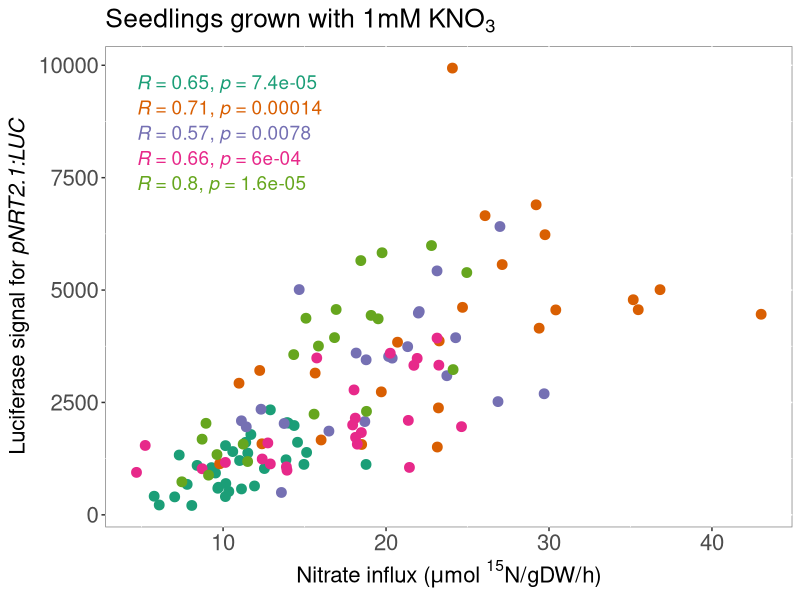
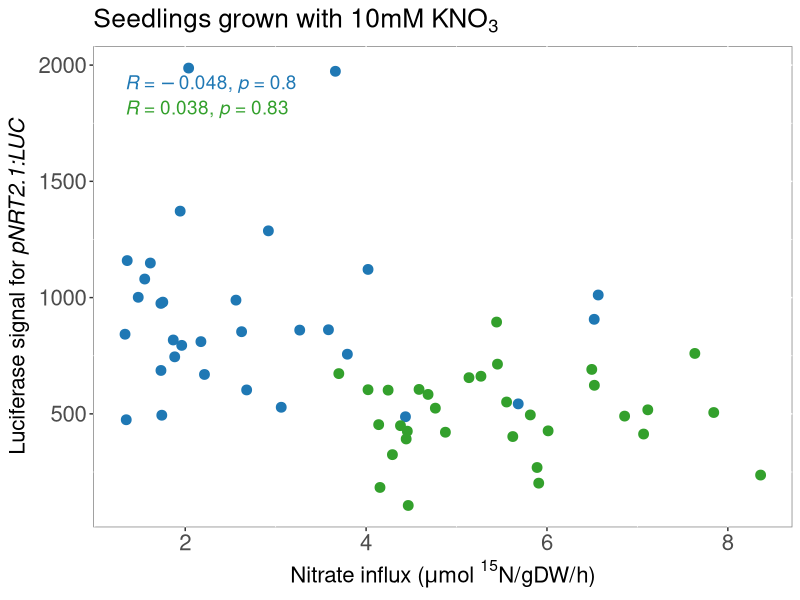
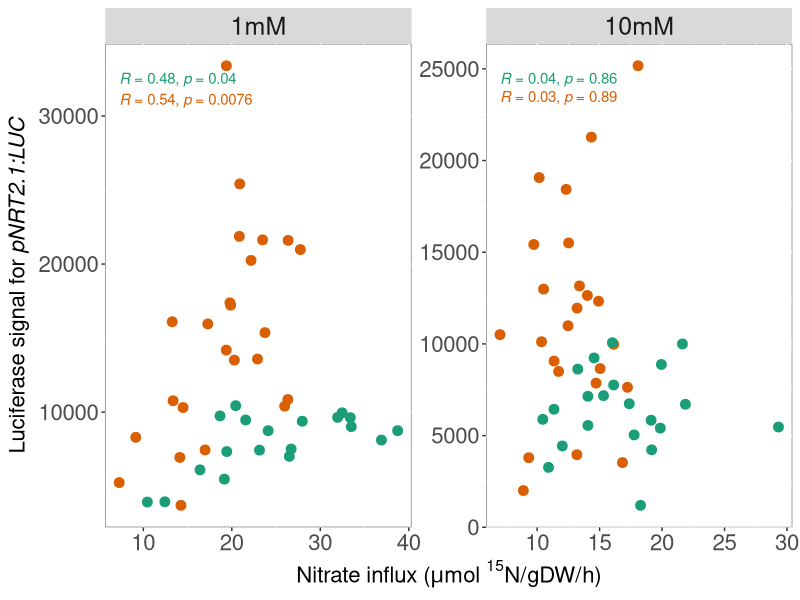
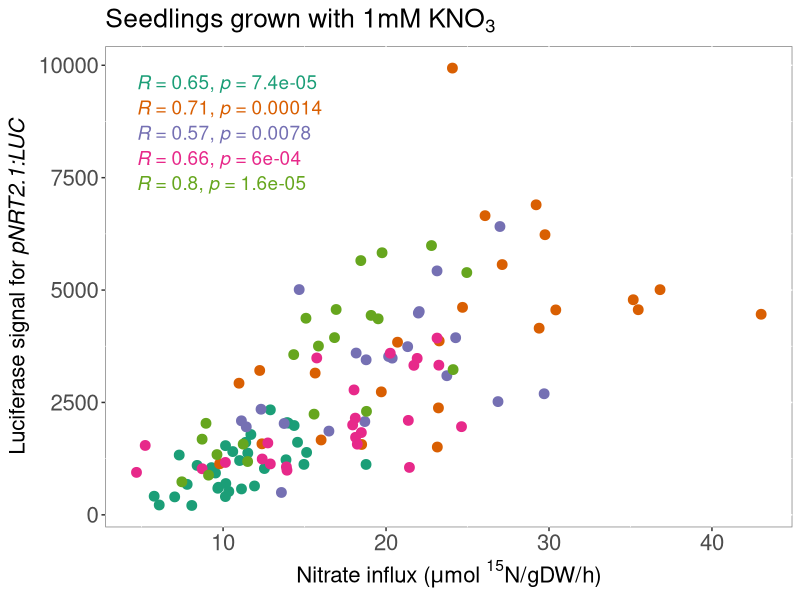
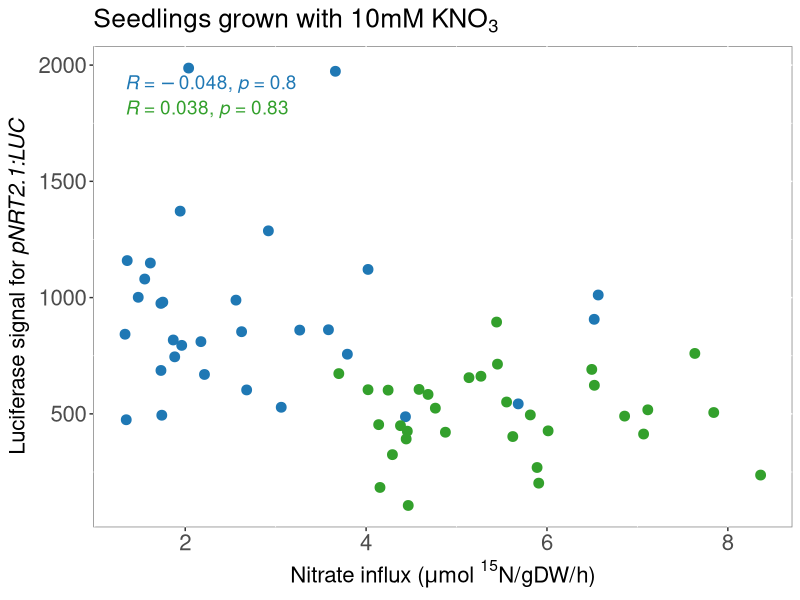
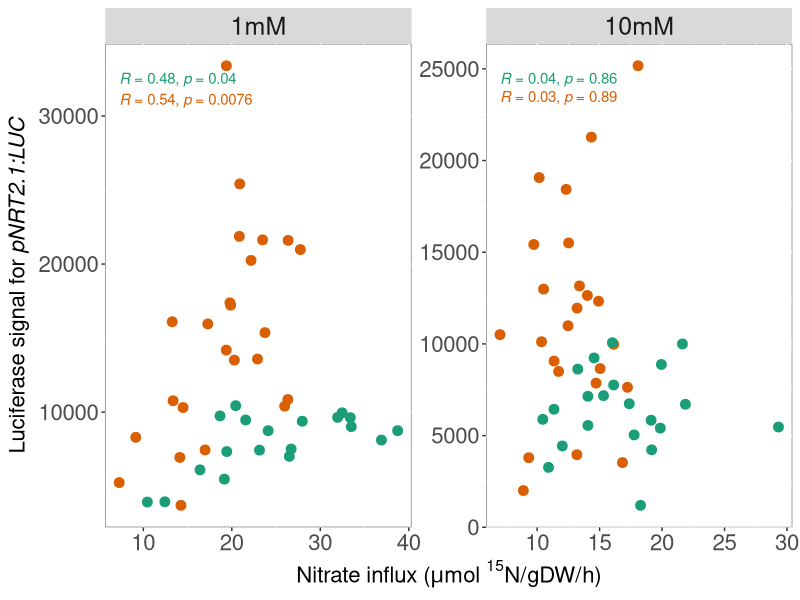

Recreate these plots in R, in order.
## ---- chunk 1
knitr::opts_chunk$set(echo = TRUE)
## ---- chunk 2
library(tidyverse)
library(ggpubr)
library(RColorBrewer)
## ---- chunk 3


Inlux_luc_1mM_AR1282 <- read_tsv("AR1282_1mM_10mM_KNO3/AR1282_influx_luciferase.txt") %>% 
  filter(KNO3=="1mM") %>% 
  mutate(expr="AR1282")

Inlux_luc_1mM_AV14 <- read_tsv("AV14_1mM_KNO3/AV14_influx_luciferase.txt")  %>% 
  mutate(expr="AV14")

Inlux_luc_1mM_AV15 <- read_tsv("AV15_1mM_KNO3/AV15_influx_luciferase.txt")  %>% 
  mutate(expr="AV15")

Inlux_luc_1mM_AV26 <- read_tsv("AV26_1mM_KNO3/AV26_influx_luciferase.txt")  %>% 
  mutate(expr="AV26")

Inlux_luc_1mM_SC21 <- read_tsv("SC21_1mM_KNO3/SC21_influx_luciferase.txt")  %>% 
  mutate(expr="SC21")


## ---- chunk 4

Inlux_luc_1mM_all <- bind_rows(Inlux_luc_1mM_AR1282, Inlux_luc_1mM_AV14, Inlux_luc_1mM_AV15,
                               Inlux_luc_1mM_AV26,Inlux_luc_1mM_SC21)


ggplot(Inlux_luc_1mM_all, aes(x=Ninflux_umoleN_Gms_heure, y=RawIntDen_normBackg_normLen, col=expr)) +
  geom_point(size=3) +
  stat_cor(method="spearman", size=4.8) +
  xlab(bquote('Nitrate influx ('*mu*'mol ' ^15*'N/gDW/h)')) +
  ylab(expression(paste("Luciferase signal for ", italic("pNRT2.1:LUC")))) +
  ggtitle(bquote('Seedlings grown with 1mM KNO'[3])) +
  scale_color_brewer(palette = "Dark2") +
  theme(legend.text=element_text(size=16),legend.title = element_text(size=16, face="bold"), 
        axis.text=element_text(size=16), axis.title=element_text(size=16),
        plot.title = element_text(size=19,face="bold"),
        panel.background = element_rect(fill = "white", colour = "grey50"),
        legend.position = "none", strip.text.x = element_text(size = 18))


ggsave("Ninflux_1mM_WT_5reps.jpg", width=5.3, height = 4.5)

## ---- chunk 5

Inlux_luc_10mM_AR1270 <- read_tsv("AR1270_10mM_KNO3/AR1270_influx_luciferase.txt") %>% 
  filter(KNO3=="10mM") %>% 
  mutate(expr="AR1270")

Inlux_luc_10mM_AR1282 <- read_tsv("AR1282_1mM_10mM_KNO3/AR1282_influx_luciferase.txt") %>% 
  filter(KNO3=="10mM") %>% 
  mutate(expr="AR1282")

## ---- chunk 6

Inlux_luc_10mM_all <- bind_rows(Inlux_luc_10mM_AR1270, Inlux_luc_10mM_AR1282)

my.colors<-c(brewer.pal(4, "Paired")[2],brewer.pal(4, "Paired")[4])

ggplot(Inlux_luc_10mM_all, aes(x=Ninflux_umoleN_Gms_heure, y=RawIntDen_normBackg_normLen, col=expr)) +
  geom_point(size=3) +
  stat_cor(method="spearman", size=4.8) +
  xlab(bquote('Nitrate influx ('*mu*'mol ' ^15*'N/gDW/h)')) +
  ylab(expression(paste("Luciferase signal for ", italic("pNRT2.1:LUC")))) +
  ggtitle(bquote('Seedlings grown with 10mM KNO'[3])) +
  scale_color_manual(values = my.colors) +
  theme(legend.text=element_text(size=16),legend.title = element_text(size=16, face="bold"), 
        axis.text=element_text(size=16), axis.title=element_text(size=16),
        plot.title = element_text(size=19,face="bold"),
        panel.background = element_rect(fill = "white", colour = "grey50"),
        legend.position = "none", strip.text.x = element_text(size = 18))


ggsave("Ninflux_10mM_WT_2reps.jpg", width=5, height = 4.4)

## ---- chunk 7


AV39 <- read_tsv("influx_biocorp/AV39_influxN15/AV39_influx_luciferase.txt") %>% 
  mutate(exp="AV39")


AV52 <- read_tsv("influx_biocorp/AV52_InfluxN15/AV52_influx_luciferase.txt") %>% 
  mutate(exp="AV52")


biocorp_Ninflux <- bind_rows( AV52,  AV39)
## ---- chunk 8

mutate(biocorp_Ninflux, KNO3=factor(KNO3, levels=c("1mM", "10mM"))) %>% 
ggplot( aes(x=Ninflux_umoleN_Gms_heure, y=RawIntDen_normBackg_normLen, col=exp)) +
  geom_point(size=3) +
  stat_cor(method="spearman", size=3.8) +
  xlab(bquote('Nitrate influx ('*mu*'mol ' ^15*'N/gDW/h)')) +
  ylab(expression(paste("Luciferase signal for ", italic("pNRT2.1:LUC")))) +
  scale_color_brewer(palette = "Dark2") +
  facet_wrap(~KNO3, scales = "free") +
  theme(legend.text=element_text(size=16),legend.title = element_text(size=16, face="bold"), 
        axis.text=element_text(size=16), axis.title=element_text(size=16),
        plot.title = element_text(size=19,face="bold"),
        panel.background = element_rect(fill = "white", colour = "grey50"),
         strip.text.x = element_text(size = 18)) +
  guides(col=FALSE)


ggsave("Correlation_luc_influx_1mM_10mM_biocorp.jpg", width = 6, height = 4)
